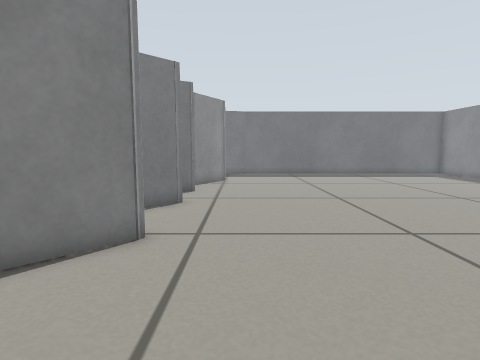
View 1 (above)

12 first-person views from a walk through a world built for the Gazebo simulator. The camera is 0.39 m above the floor, tilts 6° down and sees 80° across. The floor is counted in squares, 0.2 m on a side. Each view is taken from the middle of a square. On the plan, view 1 faces up. The plan holds only what a view shows up to about 16 squares ahead; the rest is blank. The place goes on beyond the plan.

View 2
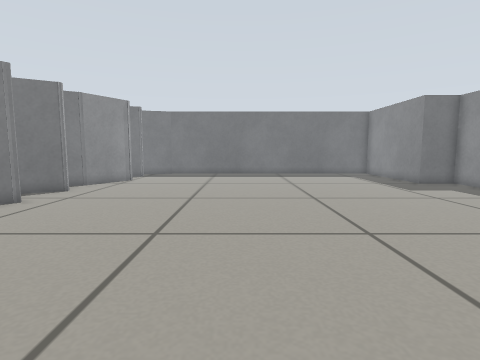

View 3
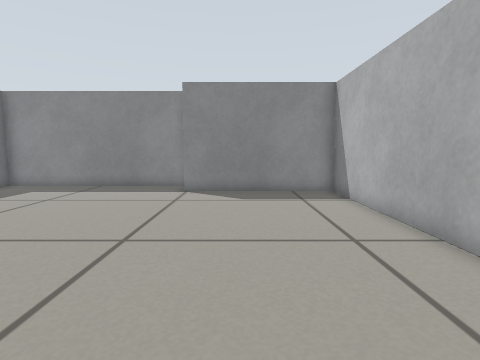

View 4
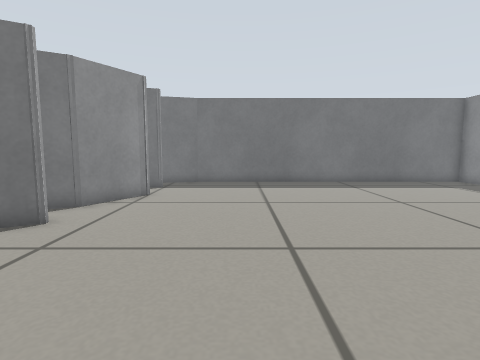

View 5
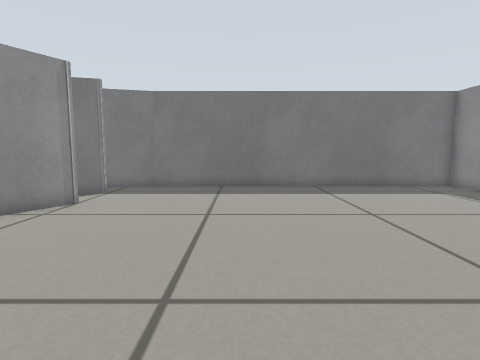

View 6
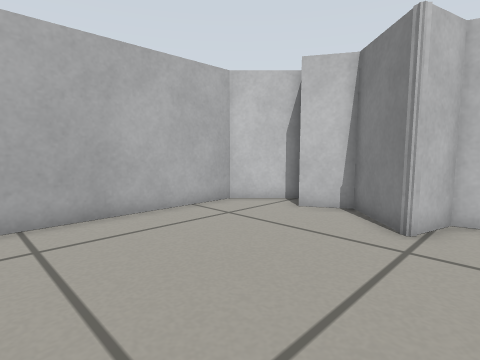

View 7
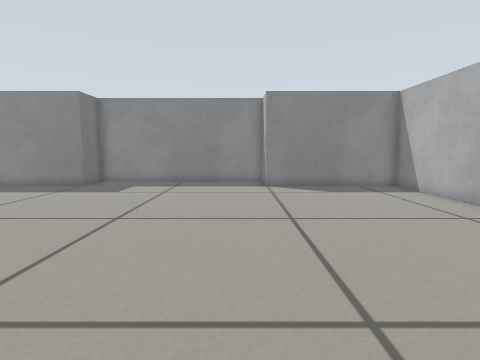

View 8
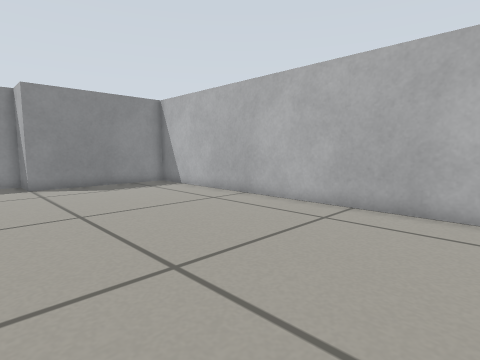

View 9
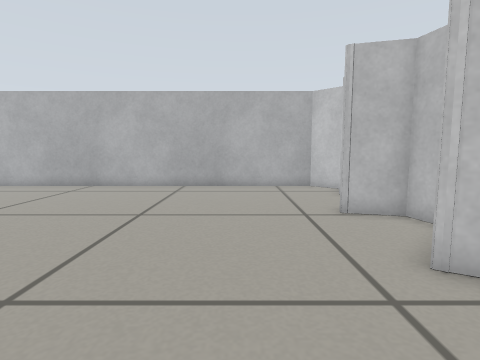

View 10
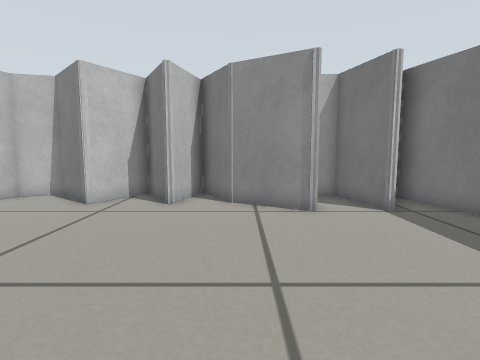

View 11
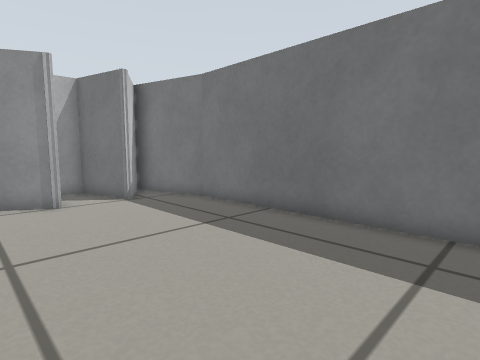

View 12
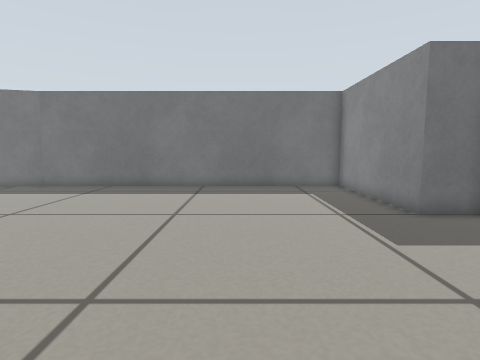

### Floor plan
Points are (right, up) in squares from view 1. A wall is a line through its corners. A room is listed if a view was taken in it or the views show most of it. See-through windows are left out.
Room 1 (views 1, 2, 3, 4, 5, 6, 7, 8, 9, 10, 11, 12)
walls: (-2.3, 13.8) (-2.1, 13.4) (-4.7, 12) (-2.1, 10.5) (-4.3, 8.3) (-3.9, 6.8) (-2, 6.3) (-4.3, 4.1) (-3.3, 2.5); (-0.9, 18.5) (-2.5, 15.6) (-4.5, 14.5); (-4.6, 14.2) (-2, 13.5); (0.5, 23.4) (-3.5, 22.3) (-0.9, 20.8) (-4, 20) (-4, 19.1); (-4.5, 1.3) (-2.8, -0.4) (16.4, -0.4) (16.4, 6.6) (18.4, 6.6) (18.4, 16.4) (16.4, 16.4) (16.4, 23.4) (0.4, 23.4)

Where each view was taken, in squares from view 1:
view 1: 0 up, 0 right, facing up
view 2: 0 up, 6 right, facing up
view 3: 4 up, 3 right, facing right
view 4: 6 up, 3 right, facing up
view 5: 8 up, 5 right, facing up
view 6: 8 up, 5 right, facing down-left
view 7: 8 up, 1 right, facing right
view 8: 9 up, 0 right, facing down-right
view 9: 15 up, 1 right, facing down
view 10: 16 up, 8 right, facing left
view 11: 16 up, 10 right, facing up-left
view 12: 8 up, 11 right, facing up
